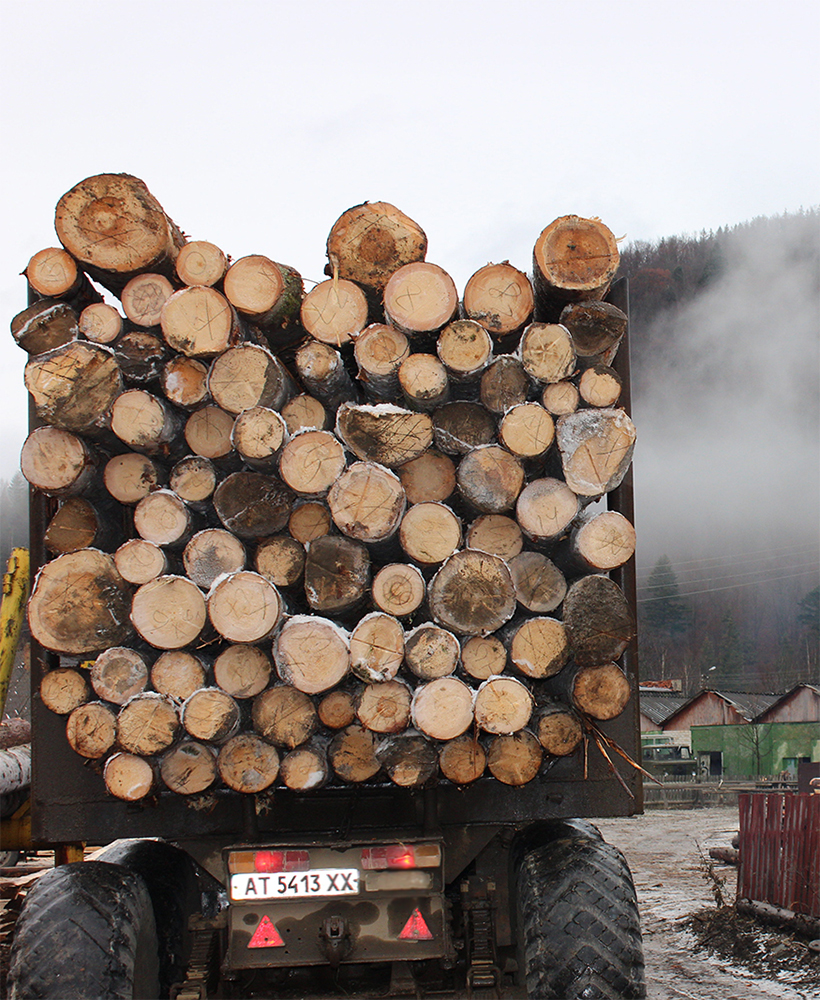
%> input picture myEx.jpg, 820 x 1000 px
$ octave pr.m   (GNU Octave 9; MATLAB toolbox functions it lacks are replaced by stand-ins)
%> lines starting %> are read from the running program, lines starting %| are printed output that depends on the picture; in (x1, y1, x2, y2) boxes, pixels count from 0 and x2, y2 are one past the last pixel; in counts of white or black regions, pixels touching at a corner belong together; the program's own positions count from 1

im = imread("myEx.jpg");
%> im is the input picture: size 1000x820x3 uint8; mean R, G, B 143.9, 130.8, 123.2

gim = rgb2gray(im);
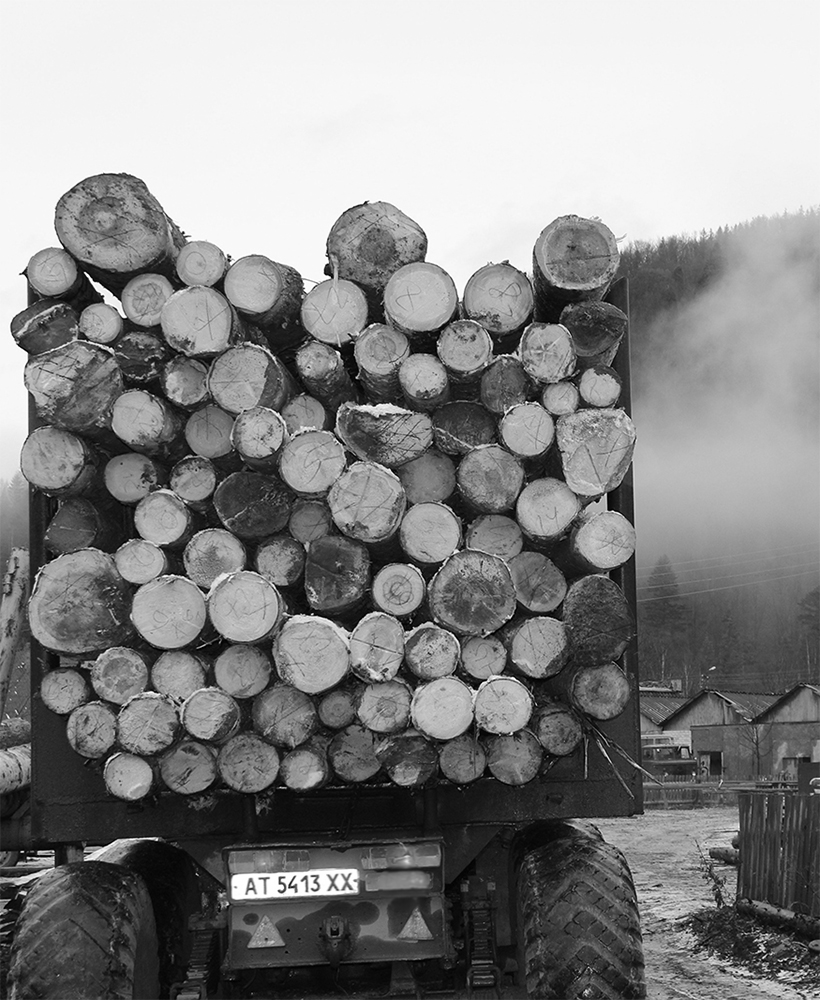
%> gim: size 1000x820 uint8; min 0, max 255, mean 133.9
fim = medfilt2(gim, [3,3]);
fim = edge(fim, 'Prewitt');
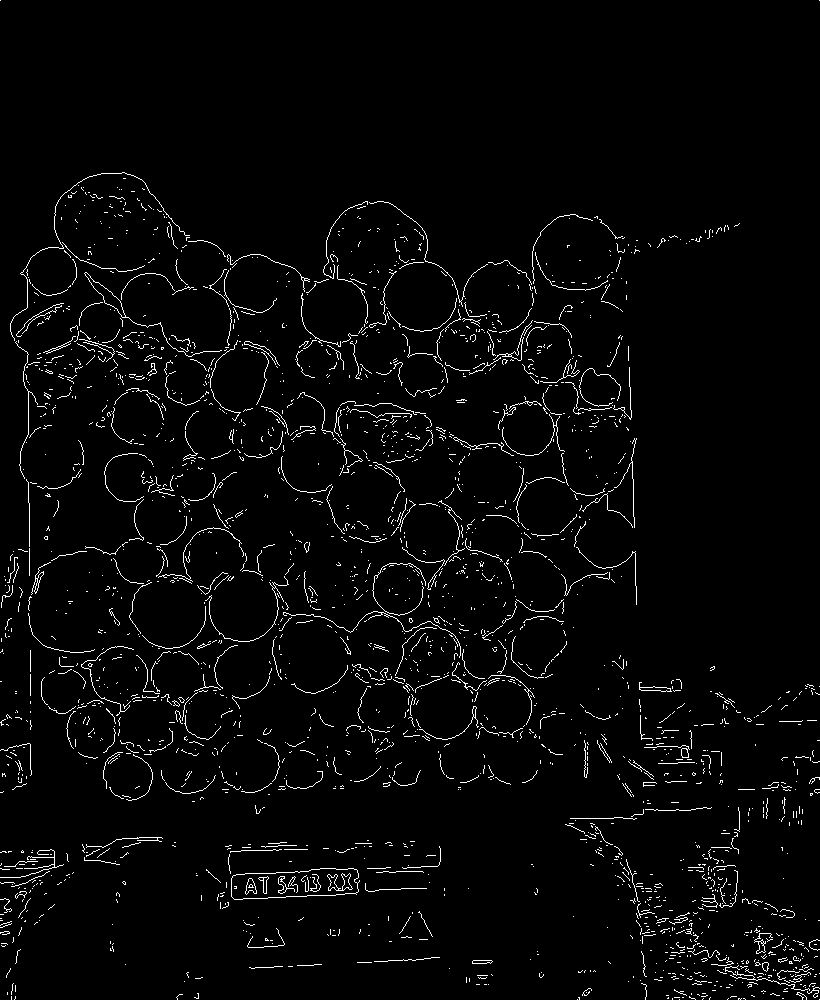
%> fim: size 1000x820 logical; 2.9% white in thin lines or dots
imshow(fim);


Icomp = imcomplement(fim);
%> Icomp: size 1000x820 logical; 97.1% white; black in thin lines or dots
hold on
[B,L] = bwboundaries(fim);
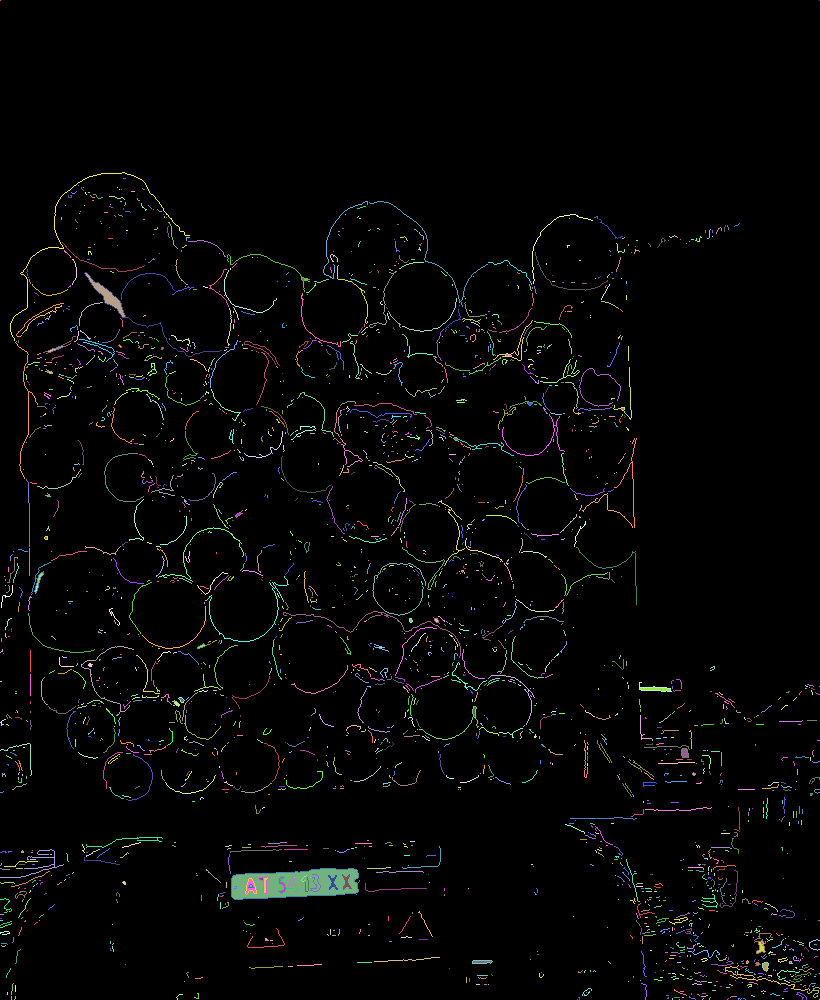
%> L: size 1000x820 double; 2330 distinct labels, from 0 to 2329; one colour per label, 0 black
%> B = 2329 boundaries; largest, box (x1, y1, x2, y2) and points: (10, 172, 190, 341) 640, (283, 611, 461, 658) 448, (205, 576, 289, 642) 374, (369, 201, 488, 307) 370, (0, 849, 64, 878) 330
imshow(label2rgb(L))
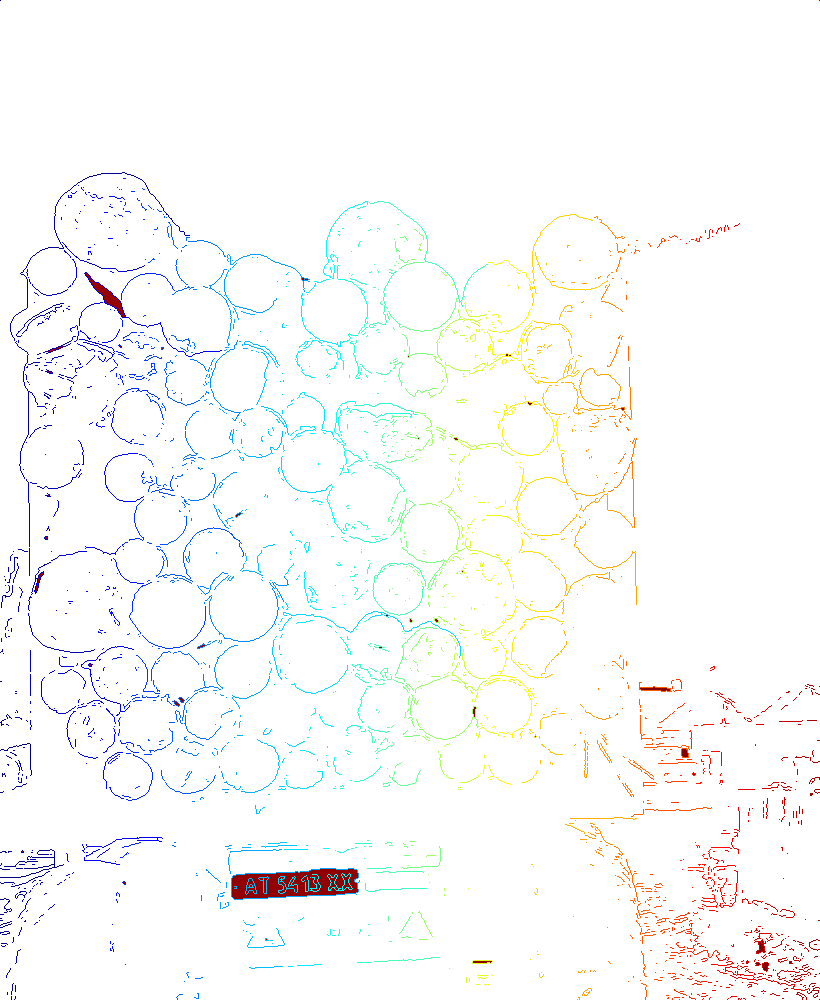
%> displayed picture: size 1000x820x3, on the screen's scale of 0 to 255; mean R, G, B 250.1, 250.5, 250.6

hold on
for k = 1:length(B)
   boundary = B{k};
   plot(boundary(:,2), boundary(:,1), 'r', 'LineWidth', 1)
end
%> this loop made 2329 passes
%> boundary on passes 1, 3, 8: [1 1; 1 1], [682 1; 682 2; 682 1], [866 1; 865 2; 864 2; 865 2; 866 1]
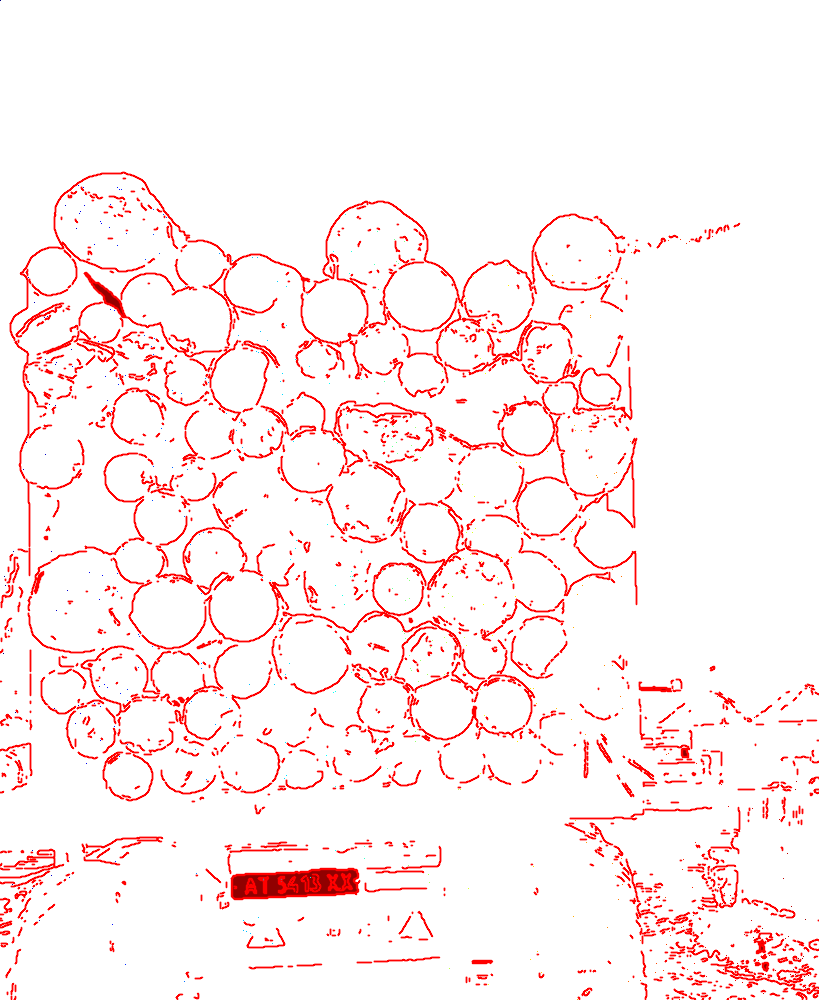
%> figure redrawn from the program's plot data

$ run again, with 4.jpg copied over myEx.jpg
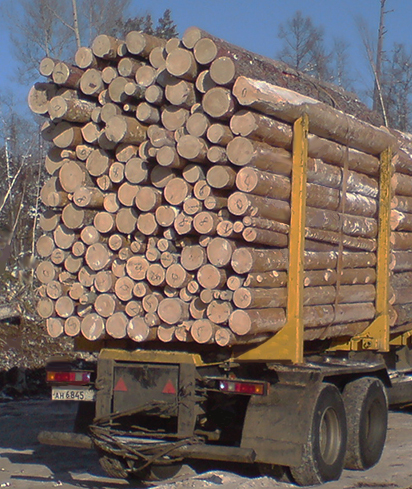
%> input picture 4.jpg, 412 x 489 px
%> im is the input picture: size 489x412x3 uint8; mean R, G, B 118.3, 103.2, 95.3
%> Icomp: size 489x412 logical; 95.7% white; black in thin lines or dots
%> `[B,L] = bwboundaries(fim);`:
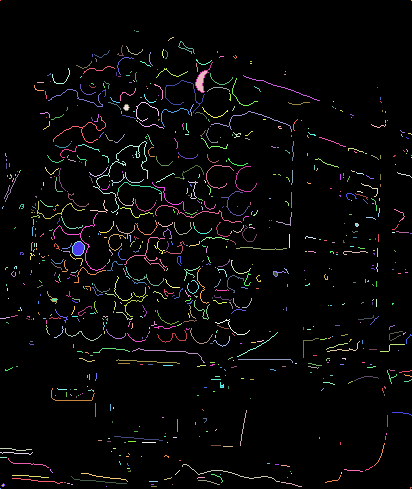
%> L: size 489x412 double; 787 distinct labels, from 0 to 786; one colour per label, 0 black
%> B = 786 boundaries; largest, box (x1, y1, x2, y2) and points: (93, 141, 148, 213) 379, (53, 213, 106, 271) 230, (124, 237, 167, 271) 205, (155, 205, 242, 223) 203, (182, 464, 280, 482) 197
%> the loop `for k = 1:length(B)` made 786 passes
%> boundary on passes 1, 6, 8: [1 1; 1 1], [489 1; 489 1], [208 3; 207 4; 208 3; 209 3; 208 3]
%> after the loop `for k = 1:length(B)`:
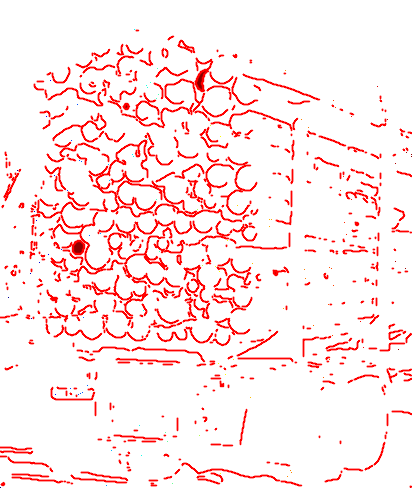
%> figure redrawn from the program's plot data

$ run again, with test.jpg copied over myEx.jpg
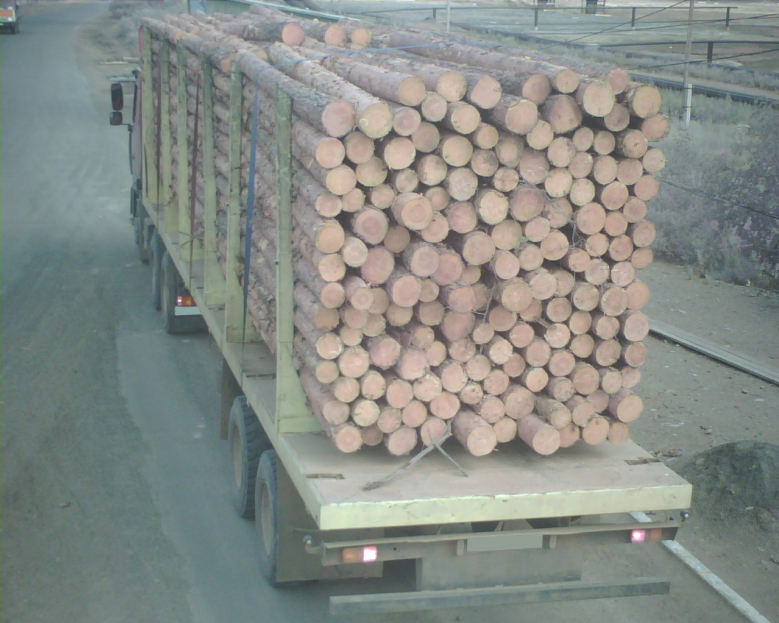
%> input picture test.jpg, 779 x 623 px
%> im is the input picture: size 623x779x3 uint8; mean R, G, B 134.4, 139.7, 134.8
%> Icomp: size 623x779 logical; 97% white; black in thin lines or dots
%> `[B,L] = bwboundaries(fim);`:
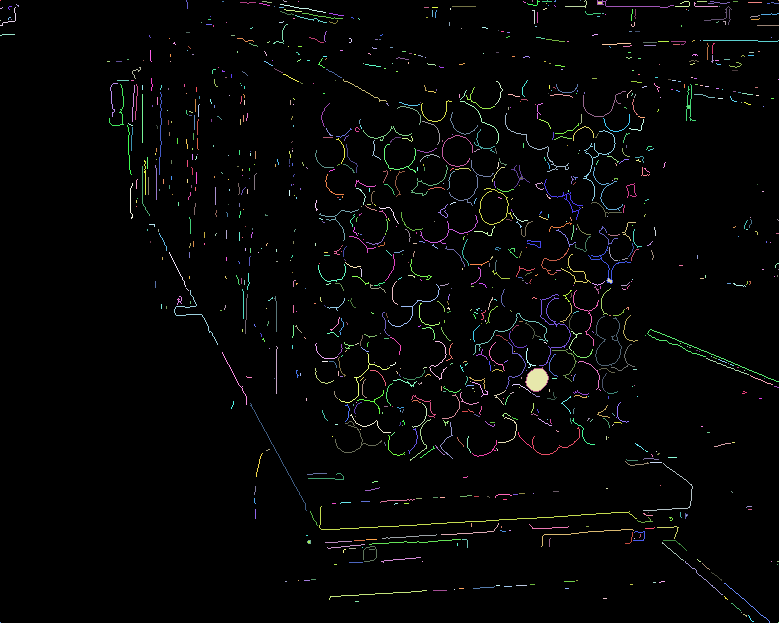
%> L: size 623x779 double; 1150 distinct labels, from 0 to 1149; one colour per label, 0 black
%> B = 1149 boundaries; largest, box (x1, y1, x2, y2) and points: (319, 506, 637, 530) 679, (647, 329, 779, 382) 381, (539, 294, 571, 366) 305, (583, 130, 616, 201) 259, (595, 316, 622, 366) 254
%> the loop `for k = 1:length(B)` made 1149 passes
%> boundary on passes 1 to 3: [1 1; 1 1], [9 1; 9 2; 8 3; 9 2; 9 1], [21 1; 21 1]
%> after the loop `for k = 1:length(B)`:
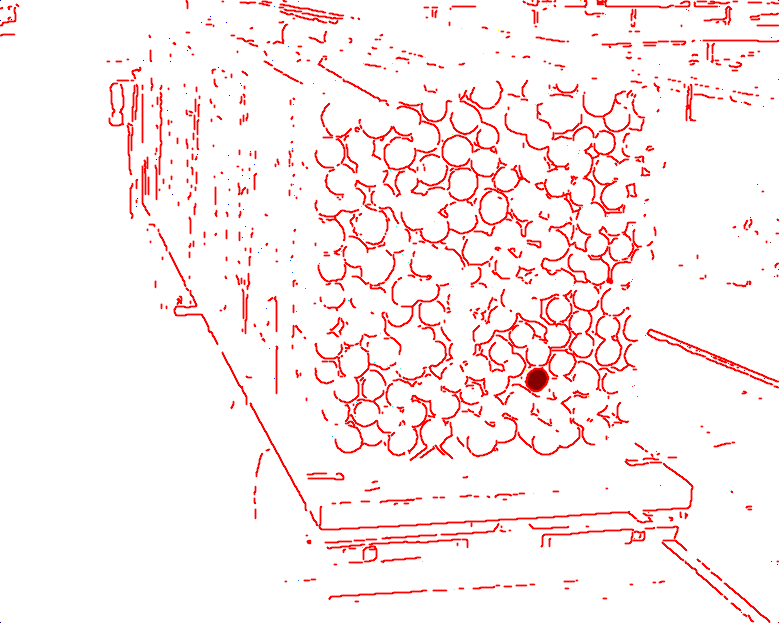
%> figure redrawn from the program's plot data

$ run again, with test2.jpg copied over myEx.jpg
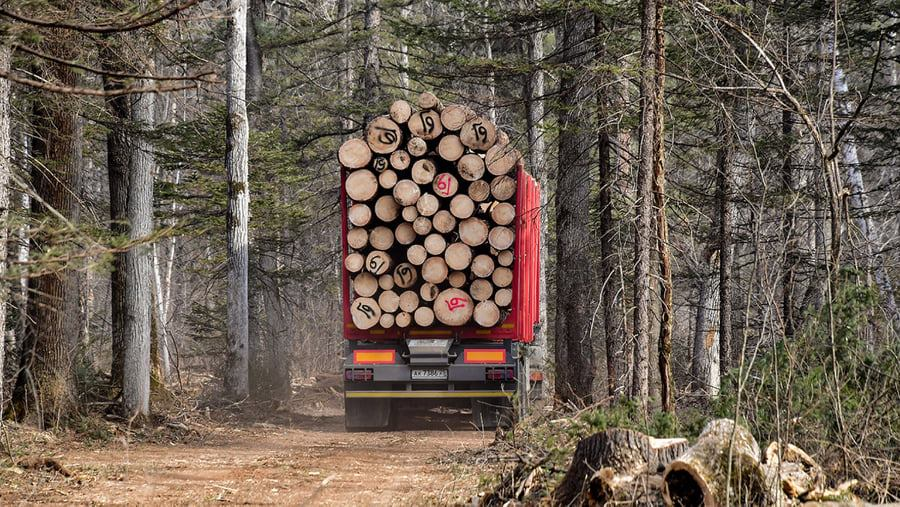
%> input picture test2.jpg, 900 x 507 px
%> im is the input picture: size 507x900x3 uint8; mean R, G, B 108.4, 95, 82
%> Icomp: size 507x900 logical; 96.7% white; black in thin lines or dots
%> `[B,L] = bwboundaries(fim);`:
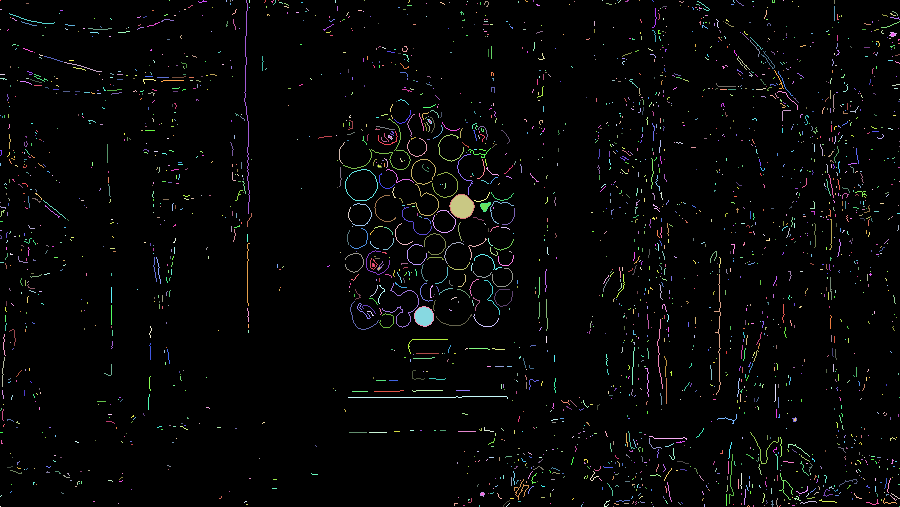
%> L: size 507x900 double; 2715 distinct labels, from 0 to 2714; one colour per label, 0 black
%> B = 2714 boundaries; largest, box (x1, y1, x2, y2) and points: (244, 0, 250, 214) 427, (348, 396, 508, 399) 321, (343, 118, 411, 170) 296, (407, 159, 439, 216) 289, (714, 274, 721, 395) 254
%> the loop `for k = 1:length(B)` made 2714 passes
%> boundary on passes 1 to 3: [1 1; 1 1], [10 1; 10 2; 10 1], [30 1; 30 1]
%> after the loop `for k = 1:length(B)`:
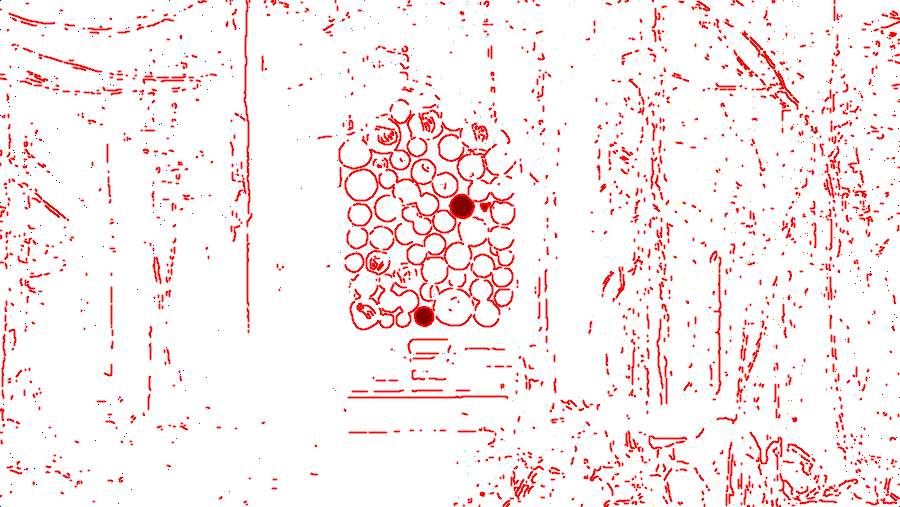
%> figure redrawn from the program's plot data
